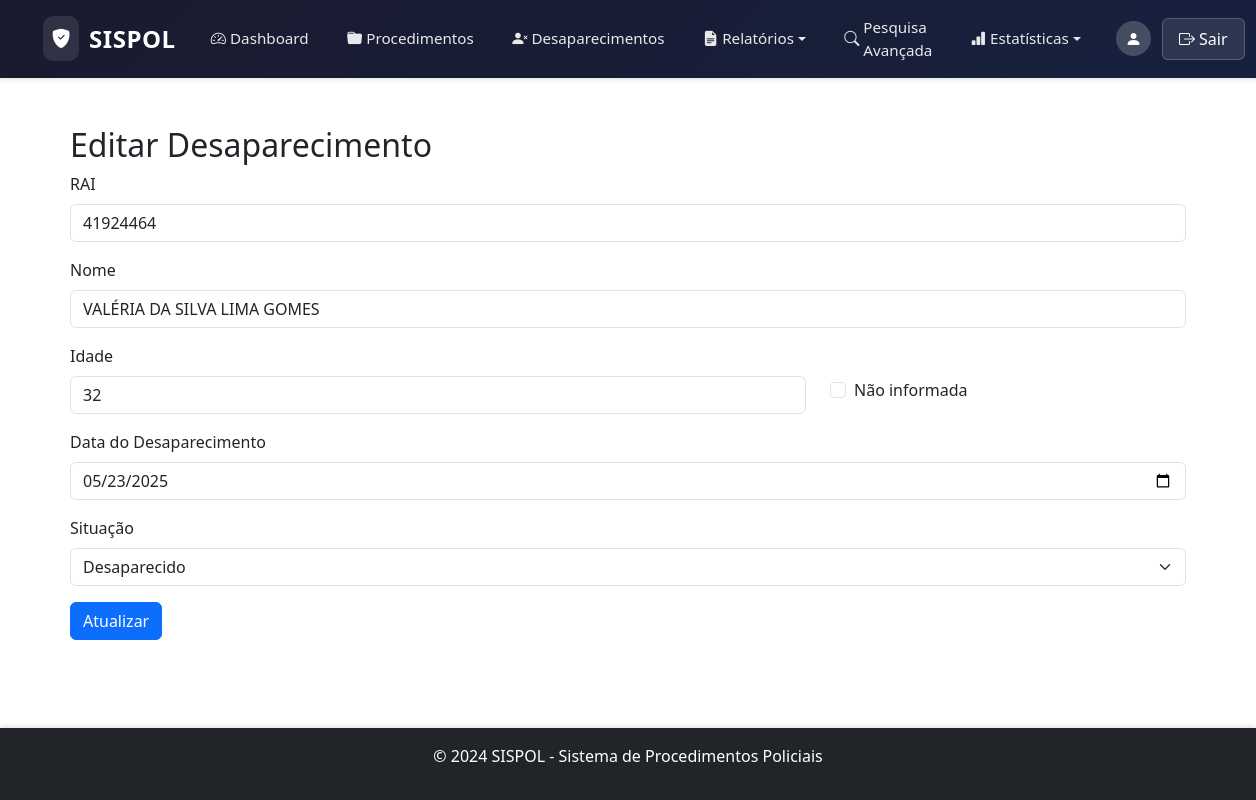
The page /public/adicionar_desaparecimento.php?id=110 (signed in) on the database its author committed.
### tables this page shows
CREATE TABLE `Desaparecidos` (
  `ID` int NOT NULL,
  `Vitima` varchar(255) NOT NULL,
  `Idade` int DEFAULT NULL,
  `DataDesaparecimento` date NOT NULL,
  `DataLocalizacao` date DEFAULT NULL,
  `RAI` varchar(50) NOT NULL,
  `Situacao` enum('Desaparecido','Encontrado') NOT NULL DEFAULT 'Desaparecido',
  `CreatedAt` timestamp NULL DEFAULT CURRENT_TIMESTAMP,
  `UsuarioCriadorID` int NOT NULL
);

### public/adicionar_desaparecimento.php (the view, shortened to what this page needs)
<?php
include '../includes/header.php';
require_once '../config/db.php';
$id = $_GET['id'] ?? null;
$registro = null;
if ($id) {
    $stmt = $pdo->prepare("SELECT * FROM Desaparecidos WHERE ID = :id");
    $stmt->execute(['id' => $id]);
    $registro = $stmt->fetch(PDO::FETCH_ASSOC);
}
?>
<div class="container mt-5">
    <h2><?= $id ? 'Editar' : 'Adicionar' ?> Desaparecimento</h2>
    <form method="post">
        <div class="mb-3">
            <label for="rai" class="form-label">RAI</label>
            <input type="text" name="rai" id="rai" class="form-control" required
                   value="<?= htmlspecialchars($registro['RAI'] ?? '') ?>">
        </div>
        <div class="mb-3">
            <label for="vitima" class="form-label">Nome</label>
            <input type="text" name="vitima" id="vitima" class="form-control" required
                   value="<?= htmlspecialchars($registro['Vitima'] ?? '') ?>">
        </div>
<div class="mb-3">
<div class="row">
    <div class="col-md-8">
        <label for="idade" class="form-label">Idade</label>
        <input type="number" name="idade" id="idade" class="form-control"
               value="<?= isset($registro['Idade']) && $registro['Idade'] !== null ? htmlspecialchars($registro['Idade']) : '' ?>">
    </div>
    <div class="col-md-4 d-flex align-items-center">
        <div class="form-check mt-4">
            <input type="checkbox" class="form-check-input" id="idade_nao_informada" name="idade_nao_informada"
                   <?= isset($registro['Idade']) && $registro['Idade'] === null ? 'checked' : '' ?>>
            <label class="form-check-label" for="idade_nao_informada">Não informada</label>
        </div>
    </div>
</div>
</div>
        <div class="mb-3">
            <label for="data_desaparecimento" class="form-label">Data do Desaparecimento</label>
            <input type="date" name="data_desaparecimento" id="data_desaparecimento" class="form-control" required
                   value="<?= htmlspecialchars($registro['DataDesaparecimento'] ?? '') ?>">
        </div>
        <div class="mb-3">
            <label for="situacao" class="form-label">Situação</label>
            <select name="situacao" id="situacao" class="form-select" required>
                <option value="Desaparecido" <?= isset($registro['Situacao']) && $registro['Situacao'] === 'Desaparecido' ? 'selected' : '' ?>>Desaparecido</option>
            </select>
        </div>
        <button type="submit" class="btn btn-primary"><?= $id ? 'Atualizar' : 'Salvar' ?></button>
    </form>
</div>
<?php include '../includes/footer.php'; ?>

### assets/css/styles.css (style rules this page uses)
html, body { height: 100%; margin: 0; display: flex; flex-direction: column; }
.form-select, .form-control { width: 100%; box-sizing: border-box; }

### rows shown on the page
desaparecidos: rai "41924464", vitima "VALÉRIA DA SILVA LIMA GOMES", idade "32", data_desaparecimento "05/23/2025", situacao "Desaparecido"
